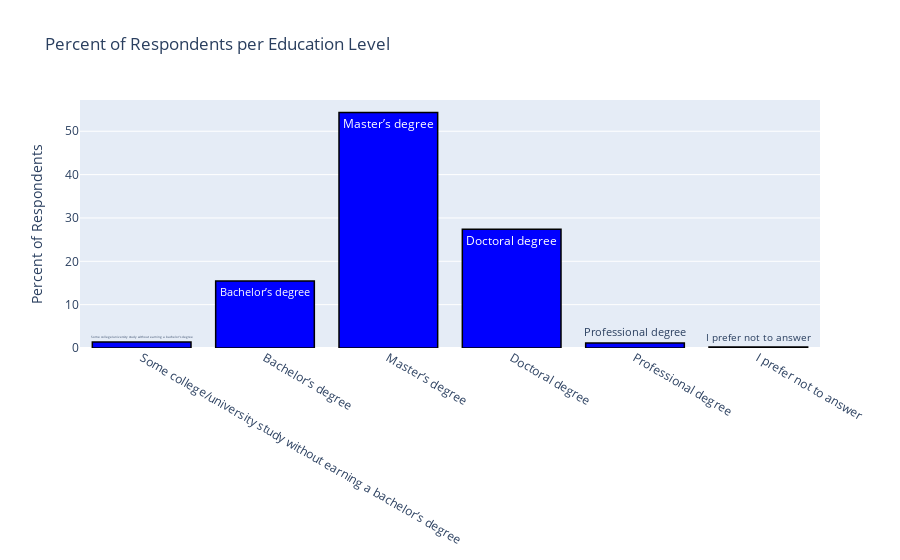

Notebook code for this chart:
### Code cell
data = responses_only
data_with_question_on_top = multiple_choice
y_axis_title='Percent of Respondents'
in_order = ["No formal education past high school","Some college/university study without earning a bachelor’s degree",
            "Bachelor’s degree","Master’s degree","Doctoral degree", "Professional degree","I prefer not to answer"]
question_number = 'Q4'
title='Percent of Respondents per Education Level'
plot_unsorted_multiple_choice(question_number,data,data_with_question_on_top,title,y_axis_title,
                              in_order,percent_instead_of_count=True,response_count=782)

### Figure 1 — Plotly figure (JSON) as saved in the notebook; plotly's stock layout.template omitted (floating-point values rounded to 4 significant figures)
{"data": [{"marker": {"color": "blue", "line": {"color": "black", "width": 1.5}}, "name": "Kaggle Survey 2019", "text": ["Master’s degree", "Doctoral degree", "Bachelor’s degree", "Some college/university study without earning a bachelor’s degree", "Professional degree", "I prefer not to answer"], "type": "bar", "x": ["Master’s degree", "Doctoral degree", "Bachelor’s degree", "Some college/university study without earning a bachelor’s degree", "Professional degree", "I prefer not to answer"], "y": [54.35, 27.37, 15.47, 1.407, 1.151, 0.2558]}], "layout": {"barmode": "group", "showlegend": false, "title": {"text": "Percent of Respondents per Education Level"}, "xaxis": {"categoryarray": ["No formal education past high school", "Some college/university study without earning a bachelor’s degree", "Bachelor’s degree", "Master’s degree", "Doctoral degree", "Professional degree", "I prefer not to answer"], "categoryorder": "array", "type": "category"}, "yaxis": {"title": {"text": "Percent of Respondents"}}}}
